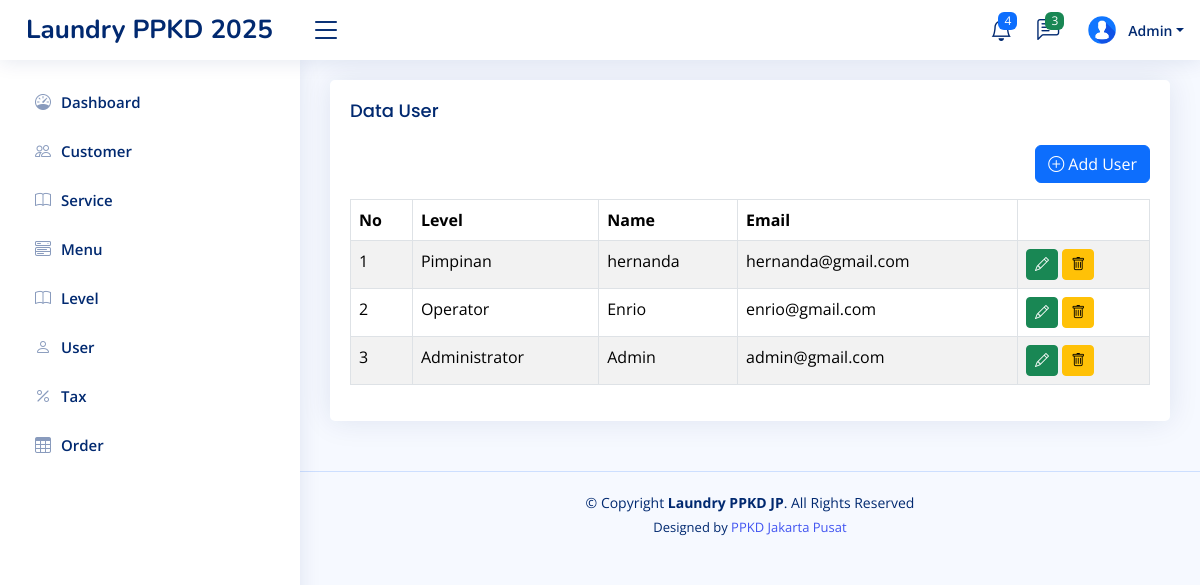
Before: /home.php?page=user (signed in) with the older database file.
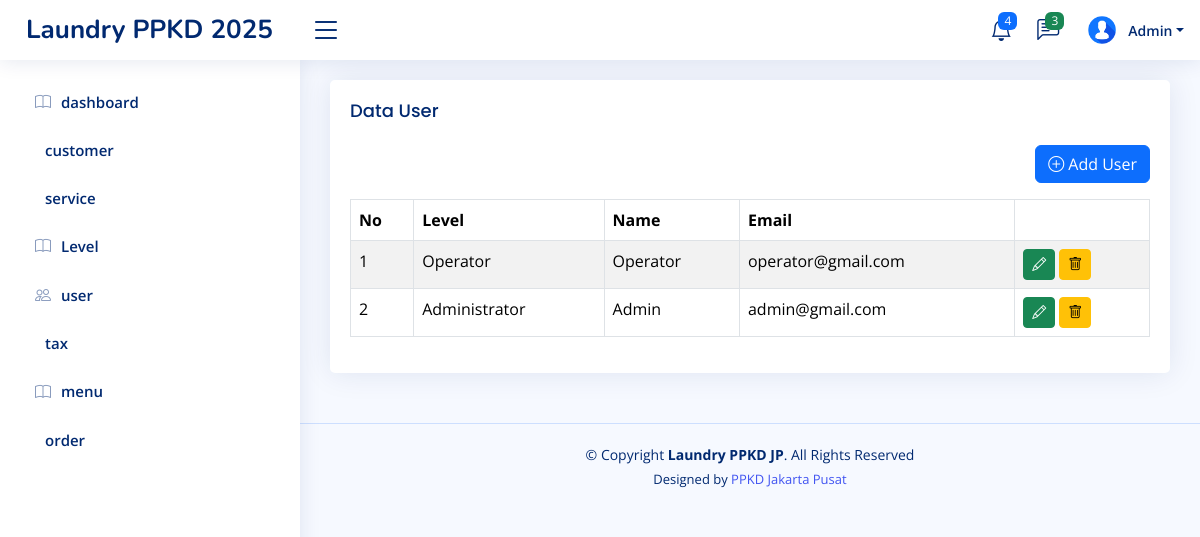
After: the same page with the newer database file.
### tables this page shows
CREATE TABLE `level_menus` (
  `id` int(11) NOT NULL,
  `level_id` int(11) NOT NULL,
  `menu_id` int(11) NOT NULL,
  `created_at` timestamp NOT NULL DEFAULT current_timestamp(),
  `updated_at` timestamp NULL DEFAULT NULL ON UPDATE current_timestamp()
);

CREATE TABLE `menus` (
  `id` int(11) NOT NULL,
  `name` varchar(30) NOT NULL,
  `icon` varchar(30) NOT NULL,
  `link` varchar(30) NOT NULL,
  `order` int(11) NOT NULL,
  `created_at` timestamp NOT NULL DEFAULT current_timestamp(),
  `updated_at` timestamp NULL DEFAULT NULL ON UPDATE current_timestamp()
);

CREATE TABLE `users` (
  `id` int(11) NOT NULL,
  `level_id` int(11) NOT NULL,
  `name` varchar(100) NOT NULL,
  `email` varchar(100) NOT NULL,
  `password` varchar(100) NOT NULL,
  `created_at` timestamp NOT NULL DEFAULT current_timestamp(),
  `updated_at` timestamp NULL DEFAULT NULL ON UPDATE current_timestamp()
);

CREATE TABLE `levels` (
  `id` int(11) NOT NULL,
  `name` varchar(100) NOT NULL,
  `created_at` timestamp NOT NULL DEFAULT current_timestamp(),
  `updated_at` timestamp NULL DEFAULT NULL ON UPDATE current_timestamp()
);

### pages/user.php (the view, shortened to what this page needs)
<?php
$query = mysqli_query($config, "SELECT l.name as level_name, u.* FROM users u LEFT JOIN levels l ON l.id = u.level_id ORDER BY u.id DESC");
$users = mysqli_fetch_all($query, MYSQLI_ASSOC);
?>
<div class="row">
    <div class="col-sm-12">
        <div class="card">
            <div class="card-body">
                <h3 class="card-title">Data User</h3>
                <div class="mb-3" align="right">
                    <a href="?page=tambah-user" class="btn btn-primary">
                        <i class="bi bi-plus-circle"></i> Add User
                    </a>
                </div>
                <table class="table table-bordered table-striped datatable">
                    <thead>
                        <tr>
                            <th>No</th>
                            <th>Level</th>
                            <th>Name</th>
                            <th>Email</th>
                            <th></th>
                        </tr>
                    </thead>
                    <tbody>
                        <?php foreach ($users as $key => $value): ?>
                            <tr>
                                <td><?php echo $key += 1 ?></td>
                                <td><?php echo $value['level_name'] ?></td>
                                <td><?php echo $value['name'] ?></td>
                                <td><?php echo $value['email'] ?></td>
                                <td>
                                    <a class="btn btn-success btn-sm"
                                        href="?page=tambah-user&edit=<?php echo $value['id'] ?>">
                                        <i class="bi bi-pencil"></i>
                                    </a>
                                    <a class="btn btn-warning btn-sm"
                                        onclick="return confirm('Are you sure you want to delete this data?')"
                                        href="?page=user&delete=<?php echo $value['id'] ?>">
                                        <i class="bi bi-trash"></i>
                                    </a>
                                </td>
                            </tr>
                        <?php endforeach ?>
                    </tbody>
                </table>
            </div>
        </div>
    </div>
</div>

### home.php (shortened to what this page needs)
<?php
include 'config/config.php';
?>
<!DOCTYPE html>
<html lang="en">
<head>
    <link href="assets/vendor/bootstrap/css/bootstrap.min.css" rel="stylesheet">
    <link href="assets/vendor/bootstrap-icons/bootstrap-icons.css" rel="stylesheet">
    <link href="assets/vendor/boxicons/css/boxicons.min.css" rel="stylesheet">
    <link href="assets/vendor/quill/quill.snow.css" rel="stylesheet">
    <link href="assets/vendor/quill/quill.bubble.css" rel="stylesheet">
    <link href="assets/vendor/remixicon/remixicon.css" rel="stylesheet">
    <link href="assets/vendor/simple-datatables/style.css" rel="stylesheet">
    <link href="assets/css/style.css" rel="stylesheet">
</head>
<body>
    <?php include 'inc/header.php' ?>
    <?php include 'inc/sidebar.php' ?>
    <main id="main" class="main">
        <?php
        if (isset($_GET['page'])) {
            if (file_exists('pages/' . $_GET['page'] . '.php')) {
                include 'pages/' . $_GET['page'] . '.php';
            } else {
                include 'pages/notfound.php';
            }
        } else {
            include 'pages/dashboard.php';
        }
        ?>
    </main>
    <footer id="footer" class="footer">
        <div class="copyright">
            &copy; Copyright <strong><span>Laundry PPKD JP</span></strong>. All Rights Reserved
        </div>
        <div class="credits">
            Designed by <a href="https://bootstrapmade.com/">PPKD Jakarta Pusat</a>
        </div>
    </footer>
</body>
</html>

### inc/header.php (shortened to what this page needs)
<header id="header" class="header fixed-top d-flex align-items-center">
    <div class="d-flex align-items-center justify-content-between">
        <a href="?page=dashboard" class="logo d-flex align-items-center">
            <span class="d-none d-lg-block">Laundry PPKD 2025</span>
        </a>
        <i class="bi bi-list toggle-sidebar-btn"></i>
    </div>
    <nav class="header-nav ms-auto">
        <ul class="d-flex align-items-center">
            <li class="nav-item dropdown">
                <a class="nav-link nav-icon" href="#" data-bs-toggle="dropdown">
                    <i class="bi bi-bell"></i>
                    <span class="badge bg-primary badge-number">4</span>
                </a>
            </li>
            <li class="nav-item dropdown">
                <a class="nav-link nav-icon" href="#" data-bs-toggle="dropdown">
                    <i class="bi bi-chat-left-text"></i>
                    <span class="badge bg-success badge-number">3</span>
                </a>
            </li>
            <li class="nav-item dropdown pe-3">
                <a class="nav-link nav-profile d-flex align-items-center pe-0" href="#" data-bs-toggle="dropdown">
                    <img src="../assets/img/profile-img.jpg" alt="profile" class="rounded-circle">
                    <span class="d-none d-md-block dropdown-toggle ps-2"><?php echo $_SESSION['NAME'] ?? '' ?></span>
                </a>
            </li>
        </ul>
    </nav>
</header>

### inc/sidebar.php
<?php
$level_id = $_SESSION['LEVEL_ID'] ?? '';
$querylevelMenu = mysqli_query($config, "SELECT * FROM menus JOIN level_menus ON menus.id = level_menus.menu_id WHERE level_id = '$level_id' ORDER BY `order` ASC");
$rowLevelMenus = mysqli_fetch_all($querylevelMenu, MYSQLI_ASSOC);
?>
<aside id="sidebar" class="sidebar">
    <ul class="sidebar-nav" id="sidebar-nav">
        <?php foreach ($rowLevelMenus as $rowLevelMenu): ?>
            <li class="nav-item">
                <a class="nav-link collapsed" href="?page=<?= $rowLevelMenu['link'] ?>">
                    <i class="<?= $rowLevelMenu['icon'] ?>"></i>
                    <span><?= $rowLevelMenu['name'] ?></span>
                </a>
            </li>
        <?php endforeach ?>
</aside>

### assets/css/style.css (style rules this page uses)
:root { scroll-behavior: smooth; }
body { font-family: "Open Sans", sans-serif; background: #f6f9ff; color: #444444; }
a { color: #4154f1; text-decoration: none; }
h1, h2, h3, h4, h5, h6 { font-family: "Nunito", sans-serif; }
#main { margin-top: 60px; padding: 20px 30px; transition: all 0.3s; }
.card { margin-bottom: 30px; border: none; border-radius: 5px; box-shadow: 0px 0 30px rgba(1, 41, 112, 0.1); }
.card-title { padding: 20px 0 15px 0; font-size: 18px; font-weight: 500; color: #012970; font-family: "Poppins", sans-serif; }
.card-body { padding: 0 20px 20px 20px; }
.logo { line-height: 1; }
@media (min-width: 1200px) { .logo { width: 280px; } }
.logo span { font-size: 26px; font-weight: 700; color: #012970; font-family: "Nunito", sans-serif; }
.header { transition: all 0.5s; z-index: 997; height: 60px; box-shadow: 0px 2px 20px rgba(1, 41, 112, 0.1); background-color: #fff; padding-left: 20px; }
.header .toggle-sidebar-btn { font-size: 32px; padding-left: 10px; cursor: pointer; color: #012970; }
.header-nav ul { list-style: none; }
.header-nav>ul { margin: 0; padding: 0; }
.header-nav .nav-icon { font-size: 22px; color: #012970; margin-right: 25px; position: relative; }
.header-nav .nav-profile { color: #012970; }
.header-nav .nav-profile img { max-height: 36px; }
.header-nav .nav-profile span { font-size: 14px; font-weight: 600; }
.header-nav .badge-number { position: absolute; inset: -2px -5px auto auto; font-weight: normal; font-size: 12px; padding: 3px 6px; }
.sidebar { position: fixed; top: 60px; left: 0; bottom: 0; width: 300px; z-index: 996; transition: all 0.3s; padding: 20px; overflow-y: auto; scrollbar-width: thin; scrollbar-color: #aab7cf transparent; box-shadow: 0px 0px 20px rgba(1, 41, 112, 0.1); background-color: #fff; }
@media (min-width: 1200px) { #main, #footer { margin-left: 300px; } }
.sidebar-nav { padding: 0; margin: 0; list-style: none; }
.sidebar-nav li { padding: 0; margin: 0; list-style: none; }
.sidebar-nav .nav-item { margin-bottom: 5px; }
.sidebar-nav .nav-link { display: flex; align-items: center; font-size: 15px; font-weight: 600; color: #4154f1; transition: 0.3; background: #f6f9ff; padding: 10px 15px; border-radius: 4px; }
.sidebar-nav .nav-link i { font-size: 16px; margin-right: 10px; color: #4154f1; }
.sidebar-nav .nav-link.collapsed { color: #012970; background: #fff; }
.sidebar-nav .nav-link.collapsed i { color: #899bbd; }
.footer { padding: 20px 0; font-size: 14px; transition: all 0.3s; border-top: 1px solid #cddfff; }
.footer .copyright { text-align: center; color: #012970; }
.footer .credits { padding-top: 5px; text-align: center; font-size: 13px; color: #012970; }

Changed rows visible on the page:
removed level_menus: menu.name "Dashboard"
removed level_menus: menu.name "Customer"
removed level_menus: menu.name "Service"
removed level_menus: menu.name "Menu"
removed level_menus: menu.name "User"
removed level_menus: menu.name "Tax"
removed level_menus: menu.name "Order"
removed users: key "1", level.name "Pimpinan", name "hernanda", email "hernanda@gmail.com"
added level_menus: menu.name "dashboard"
added level_menus: menu.name "customer"
added level_menus: menu.name "service"
added level_menus: menu.name "user"
added level_menus: menu.name "tax"
added level_menus: menu.name "menu"
now on this page (row edited): level_menus: menu.name "order"
changed users "Operator": key "2" → "1"; name "Enrio" → "Operator"; email "enrio@gmail.com" → "operator@gmail.com"
changed users "Admin": key "3" → "2"
